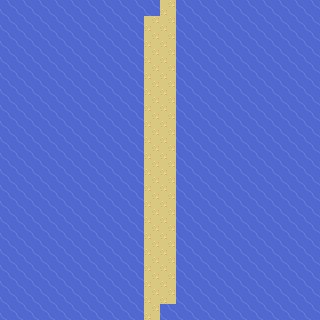

Below is a game level as drawn by its tile map, then a one-line description and the .tmx file that defines it, in full:
An orthogonal 20x20 tile map with 16x16 px tiles, 2 tile layers (Collison Data, Tile Layer 1), 3 tilesets.

<map version="1.0" orientation="orthogonal" renderorder="right-down" width="20" height="20" tilewidth="16" tileheight="16" nextobjectid="1">
 <tileset firstgid="1" name="tileset-advance" tilewidth="16" tileheight="16" tilecount="7984" columns="8">
  <image source="../images/tileset-advance.png" width="128" height="15971" />
 </tileset>
 <tileset firstgid="7985" name="tileset-advance2" tilewidth="16" tileheight="16" tilecount="6072" columns="88">
  <image source="../images/tileset-advance2.png" width="1408" height="1104" />
 </tileset>
 <tileset firstgid="14057" name="tileset-advance3" tilewidth="16" tileheight="16" spacing="1" tilecount="1708" columns="61">
  <image source="../images/tileset-advance3.png" width="1036" height="475" />
 </tileset>
 <layer name="Collison Data" width="20" height="20">
  <data encoding="csv">
0,0,0,0,0,0,0,0,12,12,0,12,0,0,0,0,0,0,0,0,
0,0,0,0,0,0,0,0,12,0,0,12,0,0,0,0,0,0,0,0,
0,0,0,0,0,0,0,0,12,11,11,12,0,0,0,0,0,0,0,0,
0,0,0,0,0,0,0,0,12,11,11,12,0,0,0,0,0,0,0,0,
0,0,0,0,0,0,0,0,12,11,11,12,0,0,0,0,0,0,0,0,
0,0,0,0,0,0,0,0,12,11,11,12,0,0,0,0,0,0,0,0,
0,0,0,0,0,0,0,0,12,11,11,12,0,0,0,0,0,0,0,0,
0,0,0,0,0,0,0,0,12,11,11,12,0,0,0,0,0,0,0,0,
0,0,0,0,0,0,0,0,12,11,11,12,0,0,0,0,0,0,0,0,
0,0,0,0,0,0,0,0,12,11,11,12,0,0,0,0,0,0,0,0,
0,0,0,0,0,0,0,0,12,11,11,12,0,0,0,0,0,0,0,0,
0,0,0,0,0,0,0,0,12,11,11,12,0,0,0,0,0,0,0,0,
0,0,0,0,0,0,0,0,12,11,11,12,0,0,0,0,0,0,0,0,
0,0,0,0,0,0,0,0,12,11,11,12,0,0,0,0,0,0,0,0,
0,0,0,0,0,0,0,0,12,11,11,12,0,0,0,0,0,0,0,0,
0,0,0,0,0,0,0,0,12,11,11,12,0,0,0,0,0,0,0,0,
0,0,0,0,0,0,0,0,12,11,11,12,0,0,0,0,0,0,0,0,
0,0,0,0,0,0,0,0,12,11,11,12,0,0,0,0,0,0,0,0,
0,0,0,0,0,0,0,0,12,0,0,12,0,0,0,0,0,0,0,0,
0,0,0,0,0,0,0,0,12,0,12,12,0,0,0,0,0,0,0,0
</data>
 </layer>
 <layer name="Tile Layer 1" width="20" height="20">
  <data encoding="csv">
12033,12033,12033,12033,12033,12033,12033,12033,12033,12033,11157,12033,12033,12033,12033,12033,12033,12033,12033,12033,
12033,12033,12033,12033,12033,12033,12033,12033,12033,11157,11157,12033,12033,12033,12033,12033,12033,12033,12033,12033,
12033,12033,12033,12033,12033,12033,12033,12033,12033,11157,11157,12033,12033,12033,12033,12033,12033,12033,12033,12033,
12033,12033,12033,12033,12033,12033,12033,12033,12033,11157,11157,12033,12033,12033,12033,12033,12033,12033,12033,12033,
12033,12033,12033,12033,12033,12033,12033,12033,12033,11157,11157,12033,12033,12033,12033,12033,12033,12033,12033,12033,
12033,12033,12033,12033,12033,12033,12033,12033,12033,11157,11157,12033,12033,12033,12033,12033,12033,12033,12033,12033,
12033,12033,12033,12033,12033,12033,12033,12033,12033,11157,11157,12033,12033,12033,12033,12033,12033,12033,12033,12033,
12033,12033,12033,12033,12033,12033,12033,12033,12033,11157,11157,12033,12033,12033,12033,12033,12033,12033,12033,12033,
12033,12033,12033,12033,12033,12033,12033,12033,12033,11157,11157,12033,12033,12033,12033,12033,12033,12033,12033,12033,
12033,12033,12033,12033,12033,12033,12033,12033,12033,11157,11157,12033,12033,12033,12033,12033,12033,12033,12033,12033,
12033,12033,12033,12033,12033,12033,12033,12033,12033,11157,11157,12033,12033,12033,12033,12033,12033,12033,12033,12033,
12033,12033,12033,12033,12033,12033,12033,12033,12033,11157,11157,12033,12033,12033,12033,12033,12033,12033,12033,12033,
12033,12033,12033,12033,12033,12033,12033,12033,12033,11157,11157,12033,12033,12033,12033,12033,12033,12033,12033,12033,
12033,12033,12033,12033,12033,12033,12033,12033,12033,11157,11157,12033,12033,12033,12033,12033,12033,12033,12033,12033,
12033,12033,12033,12033,12033,12033,12033,12033,12033,11157,11157,12033,12033,12033,12033,12033,12033,12033,12033,12033,
12033,12033,12033,12033,12033,12033,12033,12033,12033,11157,11157,12033,12033,12033,12033,12033,12033,12033,12033,12033,
12033,12033,12033,12033,12033,12033,12033,12033,12033,11157,11157,12033,12033,12033,12033,12033,12033,12033,12033,12033,
12033,12033,12033,12033,12033,12033,12033,12033,12033,11157,11157,12033,12033,12033,12033,12033,12033,12033,12033,12033,
12033,12033,12033,12033,12033,12033,12033,12033,12033,11157,11157,12033,12033,12033,12033,12033,12033,12033,12033,12033,
12033,12033,12033,12033,12033,12033,12033,12033,12033,11157,12033,12033,12033,12033,12033,12033,12033,12033,12033,12033
</data>
 </layer>
</map>
